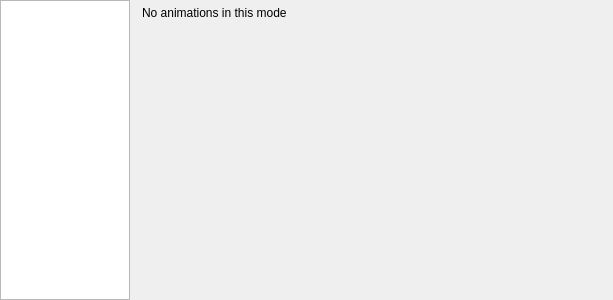
<?xml version="1.0" encoding="UTF-8"?>
<ui version="4.0">
 <class>KbAnimWidget</class>
 <widget class="QWidget" name="KbAnimWidget">
  <property name="geometry">
   <rect>
    <x>0</x>
    <y>0</y>
    <width>613</width>
    <height>300</height>
   </rect>
  </property>
  <property name="windowTitle">
   <string>Form</string>
  </property>
  <layout class="QGridLayout" name="gridLayout">
   <property name="leftMargin">
    <number>0</number>
   </property>
   <property name="topMargin">
    <number>0</number>
   </property>
   <property name="rightMargin">
    <number>0</number>
   </property>
   <property name="bottomMargin">
    <number>0</number>
   </property>
   <item row="0" column="2" rowspan="2">
    <widget class="QStackedWidget" name="selectionStack">
     <widget class="QWidget" name="noSelPage">
      <layout class="QGridLayout" name="gridLayout_2">
       <property name="leftMargin">
        <number>6</number>
       </property>
       <property name="topMargin">
        <number>6</number>
       </property>
       <property name="rightMargin">
        <number>6</number>
       </property>
       <property name="bottomMargin">
        <number>6</number>
       </property>
       <item row="0" column="0">
        <widget class="QLabel" name="noAnimLabel">
         <property name="text">
          <string>No animations in this mode</string>
         </property>
        </widget>
       </item>
       <item row="1" column="0">
        <spacer name="verticalSpacer">
         <property name="orientation">
          <enum>Qt::Vertical</enum>
         </property>
         <property name="sizeHint" stdset="0">
          <size>
           <width>20</width>
           <height>40</height>
          </size>
         </property>
        </spacer>
       </item>
      </layout>
     </widget>
     <widget class="QWidget" name="animPage">
      <layout class="QVBoxLayout" name="verticalLayout">
       <property name="leftMargin">
        <number>6</number>
       </property>
       <property name="topMargin">
        <number>0</number>
       </property>
       <property name="rightMargin">
        <number>0</number>
       </property>
       <property name="bottomMargin">
        <number>0</number>
       </property>
       <item>
        <layout class="QHBoxLayout" name="horizontalLayout">
         <item>
          <widget class="QLabel" name="aNameLabel">
           <property name="font">
            <font>
             <weight>75</weight>
             <bold>true</bold>
            </font>
           </property>
           <property name="text">
            <string>Animation name</string>
           </property>
          </widget>
         </item>
         <item>
          <widget class="QLabel" name="aVerLabel">
           <property name="text">
            <string>v0.0</string>
           </property>
          </widget>
         </item>
         <item>
          <spacer name="horizontalSpacer">
           <property name="orientation">
            <enum>Qt::Horizontal</enum>
           </property>
           <property name="sizeHint" stdset="0">
            <size>
             <width>40</width>
             <height>20</height>
            </size>
           </property>
          </spacer>
         </item>
         <item>
          <widget class="QLabel" name="aCopyLabel">
           <property name="text">
            <string>Copyright ©</string>
           </property>
          </widget>
         </item>
        </layout>
       </item>
       <item>
        <spacer name="verticalSpacer_3">
         <property name="orientation">
          <enum>Qt::Vertical</enum>
         </property>
         <property name="sizeHint" stdset="0">
          <size>
           <width>20</width>
           <height>40</height>
          </size>
         </property>
        </spacer>
       </item>
       <item>
        <layout class="QGridLayout" name="gridLayout_3">
         <item row="0" column="3" colspan="2">
          <widget class="QLineEdit" name="nameBox">
           <property name="sizePolicy">
            <sizepolicy hsizetype="Fixed" vsizetype="Fixed">
             <horstretch>0</horstretch>
             <verstretch>0</verstretch>
            </sizepolicy>
           </property>
           <property name="minimumSize">
            <size>
             <width>150</width>
             <height>0</height>
            </size>
           </property>
           <property name="maximumSize">
            <size>
             <width>150</width>
             <height>16777215</height>
            </size>
           </property>
          </widget>
         </item>
         <item row="1" column="3">
          <widget class="QDoubleSpinBox" name="opacityBox">
           <property name="suffix">
            <string>%</string>
           </property>
           <property name="decimals">
            <number>1</number>
           </property>
           <property name="value">
            <double>100.000000000000000</double>
           </property>
          </widget>
         </item>
         <item row="2" column="3" colspan="2">
          <widget class="QComboBox" name="blendBox">
           <item>
            <property name="text">
             <string>Normal</string>
            </property>
           </item>
           <item>
            <property name="text">
             <string>Add</string>
            </property>
           </item>
           <item>
            <property name="text">
             <string>Subtract</string>
            </property>
           </item>
           <item>
            <property name="text">
             <string>Multiply</string>
            </property>
           </item>
           <item>
            <property name="text">
             <string>Divide</string>
            </property>
           </item>
          </widget>
         </item>
         <item row="2" column="1">
          <widget class="QLabel" name="label_6">
           <property name="text">
            <string>Blend mode:</string>
           </property>
          </widget>
         </item>
         <item row="0" column="0">
          <spacer name="horizontalSpacer_4">
           <property name="orientation">
            <enum>Qt::Horizontal</enum>
           </property>
           <property name="sizeType">
            <enum>QSizePolicy::Fixed</enum>
           </property>
           <property name="sizeHint" stdset="0">
            <size>
             <width>0</width>
             <height>0</height>
            </size>
           </property>
          </spacer>
         </item>
         <item row="0" column="2">
          <spacer name="horizontalSpacer_2">
           <property name="orientation">
            <enum>Qt::Horizontal</enum>
           </property>
           <property name="sizeType">
            <enum>QSizePolicy::Fixed</enum>
           </property>
           <property name="sizeHint" stdset="0">
            <size>
             <width>30</width>
             <height>20</height>
            </size>
           </property>
          </spacer>
         </item>
         <item row="1" column="1">
          <widget class="QLabel" name="label_5">
           <property name="text">
            <string>Opacity:</string>
           </property>
          </widget>
         </item>
         <item row="0" column="5">
          <spacer name="horizontalSpacer_3">
           <property name="orientation">
            <enum>Qt::Horizontal</enum>
           </property>
           <property name="sizeHint" stdset="0">
            <size>
             <width>40</width>
             <height>20</height>
            </size>
           </property>
          </spacer>
         </item>
         <item row="0" column="1">
          <widget class="QLabel" name="label_7">
           <property name="text">
            <string>Name:</string>
           </property>
          </widget>
         </item>
         <item row="1" column="6">
          <widget class="QPushButton" name="keyButton">
           <property name="text">
            <string>Set keys</string>
           </property>
          </widget>
         </item>
         <item row="2" column="6">
          <widget class="QPushButton" name="deleteButton">
           <property name="text">
            <string>Delete animation</string>
           </property>
          </widget>
         </item>
         <item row="0" column="6">
          <widget class="QPushButton" name="propertyButton">
           <property name="text">
            <string>Edit properties</string>
           </property>
          </widget>
         </item>
         <item row="1" column="4">
          <spacer name="horizontalSpacer_5">
           <property name="orientation">
            <enum>Qt::Horizontal</enum>
           </property>
           <property name="sizeHint" stdset="0">
            <size>
             <width>40</width>
             <height>20</height>
            </size>
           </property>
          </spacer>
         </item>
        </layout>
       </item>
       <item>
        <spacer name="verticalSpacer_2">
         <property name="orientation">
          <enum>Qt::Vertical</enum>
         </property>
         <property name="sizeHint" stdset="0">
          <size>
           <width>20</width>
           <height>40</height>
          </size>
         </property>
        </spacer>
       </item>
      </layout>
     </widget>
     <widget class="QWidget" name="aMissingPage">
      <layout class="QGridLayout" name="gridLayout_4">
       <item row="0" column="0">
        <widget class="QLabel" name="aMissingLabel">
         <property name="font">
          <font>
           <weight>75</weight>
           <bold>true</bold>
          </font>
         </property>
         <property name="text">
          <string>Mising animation</string>
         </property>
        </widget>
       </item>
      </layout>
     </widget>
    </widget>
   </item>
   <item row="0" column="0" rowspan="2">
    <widget class="RListWidget" name="animList">
     <property name="maximumSize">
      <size>
       <width>130</width>
       <height>16777215</height>
      </size>
     </property>
     <property name="contextMenuPolicy">
      <enum>Qt::CustomContextMenu</enum>
     </property>
     <property name="frameShadow">
      <enum>QFrame::Plain</enum>
     </property>
     <property name="dragDropMode">
      <enum>QAbstractItemView::InternalMove</enum>
     </property>
     <property name="movement">
      <enum>QListView::Snap</enum>
     </property>
    </widget>
   </item>
  </layout>
 </widget>
 <customwidgets>
  <customwidget>
   <class>RListWidget</class>
   <extends>QListWidget</extends>
   <header>rlistwidget.h</header>
  </customwidget>
 </customwidgets>
 <resources/>
 <connections/>
</ui>
